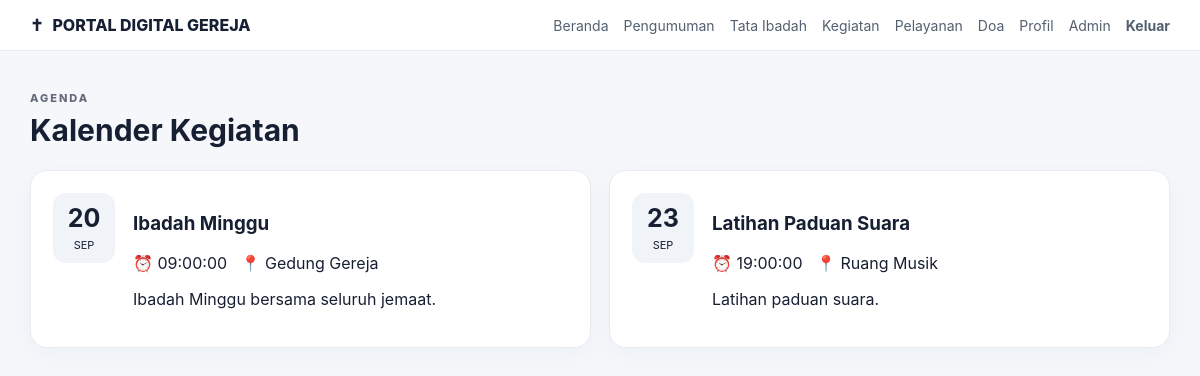
The app's page /events.php (signed in) with its own data.
### tables this page shows
CREATE TABLE events (
 id INT AUTO_INCREMENT PRIMARY KEY,
 title VARCHAR(200) NOT NULL,
 event_date DATE NOT NULL,
 event_time TIME NULL,
 location VARCHAR(200) NULL,
 description TEXT NULL
);

### config.php (called while the page is built, shortened)
<?php
function e($value): string {
    return htmlspecialchars((string)$value, ENT_QUOTES, 'UTF-8');
}

### events.php (the view)
<?php
require_once 'config.php'; require_login();
$items=$pdo->query("SELECT * FROM events ORDER BY event_date ASC,event_time ASC")->fetchAll();
?><!doctype html><html lang="id"><head><meta charset="utf-8"><meta name="viewport" content="width=device-width,initial-scale=1"><title>Kegiatan</title><link rel="stylesheet" href="assets/style.css"></head><body><?php include 'partials/nav.php'; ?><main class="container"><div class="page-title"><span class="eyebrow">AGENDA</span><h2>Kalender Kegiatan</h2></div><div class="grid"><?php foreach($items as $ev): ?><section class="card event"><div class="datebox"><strong><?= e(date('d',strtotime($ev['event_date']))) ?></strong><span><?= e(date('M',strtotime($ev['event_date']))) ?></span></div><div><h3><?= e($ev['title']) ?></h3><p>⏰ <?= e($ev['event_time'] ?: '-') ?> &nbsp; 📍 <?= e($ev['location'] ?: '-') ?></p><p><?= e($ev['description']) ?></p></div></section><?php endforeach; ?></div></main></body></html>

### css/style.css (style rules this page uses)
* { box-sizing:border-box }
body { margin:0;font-family:Inter,Arial,sans-serif;background:#f5f7fb;color:#172033 }
.container { max-width:1180px;margin:35px auto;padding:0 20px }
.eyebrow { font-size:11px;letter-spacing:2px;font-weight:800;opacity:.65 }
.grid { display:grid;grid-template-columns:repeat(2,1fr);gap:18px }
.card { background:#fff;border:1px solid #e8ebf0;border-radius:17px;padding:22px;box-shadow:0 6px 25px rgba(25,40,70,.04) }
.page-title { margin-bottom:22px }
.page-title h2 { margin:6px 0;font-size:30px }
.event { display:flex;gap:18px;align-items:flex-start }
.datebox { min-width:62px;text-align:center;background:#f0f3f8;border-radius:13px;padding:10px }
.datebox strong { display:block;font-size:25px }
.datebox span { text-transform:uppercase;font-size:11px }

### records on screen
events: event_date "20", event_date "SEP", title "Ibadah Minggu", event_time "09:00:00", location "Gedung Gereja", description "Ibadah Minggu bersama seluruh jemaat."
events: event_date "23", event_date "SEP", title "Latihan Paduan Suara", event_time "19:00:00", location "Ruang Musik", description "Latihan paduan suara."
